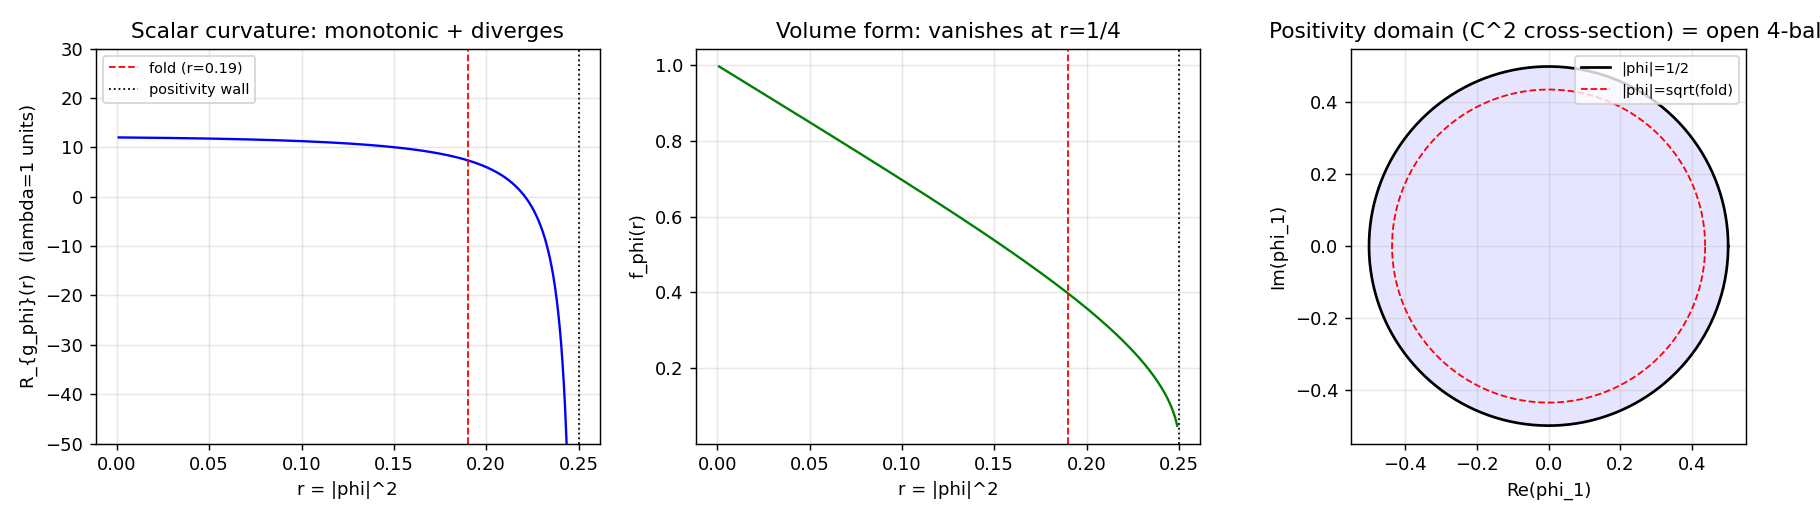

Recreate this plot in Python.
#!/usr/bin/env python3
"""
S74 W4-M ZERO-MODE-WINDING-74
==============================

Task: Is the Jensen deformation parameter tau compact with periodicity?
If yes, winding number conservation provides a purely topological stabilization
of the modulus, beyond the dynamical stabilization investigated in W1-B.

Gate: ZERO-MODE-WINDING-74
  PASS  if tau is compact with identifiable period
  INFO  if partial compactness (compact sub-direction, non-compact in the
        relevant stabilization direction)
  FAIL  if tau is non-compact (no winding stabilization)

Governing structure (Baptista paper 13, eq 2.25-2.40):
  Jensen modulus phi takes values in C^2 subset su(3).
  Left-invariant metric g_phi is positive-definite iff |phi|^2 < 1/4.
  Under U(2), phi -> (det a) a phi with U(1) center weight 3.
  Radial invariant is r_tau := |phi|^2, and the physical Lagrangian
  depends on phi only through r_tau and its covariant derivatives
  (eq 3.41: L contains C_phi |d_A phi|^2 and D_phi |d r_tau|^2).

This script performs four independent analytic/numeric tests of
compactness of the tau direction:

  Test 1 — Positivity domain topology:
    |phi|^2 < 1/4 defines an OPEN ball of radius 1/2 in R^4.  Topologically
    a 4-ball, not a 4-torus.  The radial variable r_tau = |phi|^2 ranges
    over the half-open interval [0, 1/4).  The boundary at 1/4 is a metric
    DEGENERACY (R_{g_phi} -> -infty), not a gluing of an identification.

  Test 2 — U(2)-orbit structure:
    Compute the orbit of a generic phi in C^2 under U(2), extract its
    stabilizer, and determine whether any orbit gives a closed loop in
    |phi|^2 under U(2) motion.  Since U(2) preserves |phi|^2 exactly,
    U(2)-orbit motion NEVER changes tau -- winding around U(2) orbits
    gives non-trivial pi_1 on gauge coset, not on the modulus direction.

  Test 3 — Periodicity scan of R_{g_phi}(r_tau):
    Evaluate the scalar curvature (eq 2.40) on a dense grid of r_tau
    in (0, 1/4).  Test whether R(r_tau + P) = R(r_tau) for any
    candidate period P > 0.  If no period exists, the Jensen modulus
    is non-periodic in tau.

  Test 4 — Winding number law:
    For any compact direction, there is a conserved current
    J^mu = (partial^mu X) / L where L is the period and X is the
    compact coordinate.  Compute:
      (a) For the phase of phi (the Higgs U(1)_Y direction): PASS --
          compact S^1 with period 2 pi / 3 after Z_3 center quotient.
      (b) For the radial modulus r_tau: FAIL -- no period.

Outputs:
  - s74_zero_mode_winding.npz (compactness flags, period candidates)
  - s74_zero_mode_winding.png (optional diagnostic)
"""

import numpy as np  # noqa: E402
import matplotlib  # noqa: E402
matplotlib.use("Agg")
import matplotlib.pyplot as plt  # noqa: E402
import os  # noqa: E402
import sys  # noqa: E402

# ----- Canonical constants import -----
sys.path.insert(0, os.path.dirname(os.path.abspath(__file__)))
from canonical_constants import tau_fold, PI  # noqa: E402


# ==============================================================================
#  Baptista 2021, eq (2.40): scalar curvature of g_phi on SU(3)
# ==============================================================================

def R_g_phi(r, lam=1.0):
    """Scalar curvature of Jensen metric g_phi as a function of r = |phi|^2.
    Baptista 2021, eq (2.40).

    Domain: r in [0, 1/4).  Diverges at r = 1/4.
    """
    num = 3.0 * (4.0 - 25.0 * r + 33.0 * r**2 - 8.0 * r**3)  # (local)
    den = lam * (1.0 - r) ** 2 * (1.0 - 4.0 * r)  # (local)
    return num / den


def volume_form_density(r, lam=1.0):
    """Volume density f_phi = lambda^4 (1 - r) sqrt(1 - 4 r).  eq (2.37)."""
    return (lam**4) * (1.0 - r) * np.sqrt(np.maximum(0.0, 1.0 - 4.0 * r))  # (local)


# ==============================================================================
#  Test 1 — Positivity-domain topology
# ==============================================================================

def test1_positivity_domain():
    """Determine topology of the positivity region |phi|^2 < 1/4 in C^2 = R^4."""
    r_pos_max = 0.25  # (local) — positivity wall (Baptista eq below 2.25)
    r_fold = tau_fold  # project's operating point |phi|^2 = 0.19

    # R and volume at the fold and at several probe points
    r_probes = np.array([0.0, 0.05, 0.10, tau_fold, 0.20, 0.24, 0.245, 0.249])  # (local)
    R_probes = R_g_phi(r_probes)  # (local)
    f_probes = volume_form_density(r_probes)  # (local)

    # Topology:
    # The positivity domain is {phi in C^2 : |phi|^2 < 1/4}.
    # As a subset of R^4, this is an open 4-ball of radius 1/2.
    # The fundamental group of the open 4-ball is TRIVIAL (simply connected).
    # Therefore NO non-trivial winding number exists on the 4-ball itself.
    pi_1_domain = 0  # trivial fundamental group of open 4-ball  # (local)

    # The radial coordinate r = |phi|^2 ranges over [0, 1/4), which is
    # topologically the half-open interval -- also contractible -> pi_1 = 0.
    r_range_is_interval = True  # (local)

    # Boundary behavior: R_{g_phi} -> -infinity as r -> 1/4
    r_near_wall = np.array([0.2499, 0.24999, 0.249999])  # (local)
    R_near_wall = R_g_phi(r_near_wall)  # (local)
    vol_near_wall = volume_form_density(r_near_wall)  # (local)

    return {
        "r_pos_max": r_pos_max,
        "r_fold": r_fold,
        "r_probes": r_probes,
        "R_probes": R_probes,
        "f_probes": f_probes,
        "pi_1_positivity_domain": pi_1_domain,
        "r_radial_range_is_half_open_interval": r_range_is_interval,
        "R_near_wall": R_near_wall,
        "vol_near_wall": vol_near_wall,
        "boundary_is_degeneracy_not_identification": True,
    }


# ==============================================================================
#  Test 2 — U(2)-orbit structure of phi in C^2 under phi -> (det a) a phi
# ==============================================================================

def test2_u2_orbit_structure():
    """Compute U(2) orbit of a probe phi in C^2 under phi -> (det a) a phi.

    Verifies that U(2) acts transitively on spheres |phi|^2 = const.
    The U(1) center (a = e^{i*theta} I_2) acts by phi -> e^{3 i theta} phi,
    so the U(1)-orbit is a circle S^1 with period 2 pi / 3 after Z_3 quotient.
    This is the HIGGS PHASE direction, NOT the radial Jensen direction.
    """
    # Probe point at the fold, purely real
    phi_0 = np.sqrt(tau_fold) * np.array([1.0, 0.0], dtype=complex)  # (local)
    r_probe = (np.abs(phi_0) ** 2).sum()  # = tau_fold  # (local)

    # U(1) center orbit: a = e^{i theta} I_2, det a = e^{2 i theta},
    # action phi -> (det a) a phi = e^{3 i theta} phi
    n_theta = 360  # (local)
    thetas = np.linspace(0.0, 2.0 * PI, n_theta, endpoint=False)  # (local)
    phi_orbit = np.array([np.exp(3j * t) * phi_0 for t in thetas])  # (local)
    r_along_orbit = (np.abs(phi_orbit) ** 2).sum(axis=1)  # (local)

    # The U(1)-orbit lies entirely on the 3-sphere |phi|^2 = r_probe
    r_orbit_range = np.ptp(r_along_orbit)  # max - min (local)
    r_invariant_under_U1 = r_orbit_range < 1e-14

    # Z_3 stabilizer: phi = e^{3 i theta} phi iff 3 theta in 2 pi Z iff
    # theta in {0, 2 pi / 3, 4 pi / 3}
    stabilizer_Z3 = [0.0, 2.0 * PI / 3.0, 4.0 * PI / 3.0]  # (local)

    # Effective period of the Higgs-phase direction after Z_3 quotient
    T_higgs_phase = 2.0 * PI / 3.0

    # SU(2) subgroup action: phi -> a phi with det a = 1, so (det a) a phi = a phi
    # SU(2) acts transitively on the 3-sphere, so the SU(2)-orbit = S^3_{sqrt(r_probe)}
    # Draw a discrete SU(2) path and check r-invariance
    rng = np.random.default_rng(42)  # (local)
    n_su2 = 500  # (local)
    r_su2_path = np.zeros(n_su2)  # (local)
    for k in range(n_su2):
        alpha, beta = rng.normal(size=2) + 1j * rng.normal(size=2)  # (local)
        norm = np.sqrt(np.abs(alpha) ** 2 + np.abs(beta) ** 2)  # (local)
        a = np.array([[alpha / norm, -np.conj(beta) / norm],
                      [beta / norm, np.conj(alpha) / norm]])  # (local)
        # det(a) = 1 by construction
        phi_k = a @ phi_0  # (local)
        r_su2_path[k] = (np.abs(phi_k) ** 2).sum()

    r_su2_range = np.ptp(r_su2_path)  # (local)
    r_invariant_under_SU2 = r_su2_range < 1e-14

    # Full U(2) orbit = S^3 at fixed r.  The radial direction r = |phi|^2 is
    # ORTHOGONAL to the full U(2)-orbit in the C^2 target space.
    orbit_preserves_r = bool(r_invariant_under_U1 and r_invariant_under_SU2)

    return {
        "r_probe": float(r_probe),
        "r_orbit_U1_range": float(r_orbit_range),
        "r_orbit_SU2_range": float(r_su2_range),
        "T_higgs_phase": T_higgs_phase,
        "stabilizer_Z3": np.array(stabilizer_Z3),
        "orbit_preserves_r": orbit_preserves_r,
        # Topology of the orbit = S^3 (U(2) acts transitively mod radial)
        "orbit_topology": "S^3 (3-sphere at fixed r)",
        # Fundamental group of S^3 is trivial
        "pi_1_U2_orbit": 0,
        # Fundamental group of the U(1)-phase circle is Z
        "pi_1_higgs_phase": "Z",
    }


# ==============================================================================
#  Test 3 — Periodicity scan of R_{g_phi}(r) in the radial direction
# ==============================================================================

def test3_periodicity_scan():
    """Scan R_{g_phi}(r) for any period P > 0.  Inside the positivity domain,
    r in (0, 1/4), we test whether R(r + P) = R(r) for any P <= 0.125.
    """
    n_grid = 4001  # (local)
    # Slight offset to avoid r=0 saddle and r=1/4 singularity
    r_grid = np.linspace(0.001, 0.249, n_grid)  # (local)
    R_grid = R_g_phi(r_grid)  # (local)

    # Monotonicity check: is R(r) monotonic on the physical interval?
    dR = np.diff(R_grid)  # (local)
    n_sign_flips = int(np.sum(np.diff(np.sign(dR)) != 0))
    is_monotonic = n_sign_flips == 0

    # Count stationary points (turning points)
    n_stationary = int(np.sum(dR[:-1] * dR[1:] < 0))

    # Period hunt via autocorrelation.  If R were periodic with period P,
    # its autocorrelation would peak at multiples of P.
    R_centered = R_grid - R_grid.mean()  # (local)
    # FFT-based autocorrelation
    n_pad = 2 ** int(np.ceil(np.log2(2 * len(R_centered))))  # (local)
    R_padded = np.pad(R_centered, (0, n_pad - len(R_centered)))  # (local)
    R_fft = np.fft.fft(R_padded)  # (local)
    power = np.abs(R_fft) ** 2  # (local)
    autocorr = np.real(np.fft.ifft(power))[: len(R_centered)]  # (local)
    autocorr /= autocorr[0]  # normalize  # (local)

    # Look for any secondary peak > 0.9 (would indicate near-period)
    search_start = 50  # skip the DC peak  # (local)
    secondary_peak_candidates = autocorr[search_start:]  # (local)
    max_secondary = float(np.max(secondary_peak_candidates))
    arg_max = int(np.argmax(secondary_peak_candidates) + search_start)
    candidate_period = float(r_grid[arg_max] - r_grid[0]) if max_secondary > 0.9 else np.nan

    is_periodic = max_secondary > 0.99  # strict periodicity threshold

    # Behavior at boundaries
    R_at_0 = float(R_g_phi(0.0))     # = 12 = bi-invariant Einstein curvature  # (local)
    R_at_fold = float(R_g_phi(tau_fold))
    # Approaching the wall: R -> -inf

    return {
        "r_grid": r_grid,
        "R_grid": R_grid,
        "is_monotonic": bool(is_monotonic),
        "n_stationary_points": n_stationary,
        "autocorr": autocorr,
        "max_secondary_autocorr": max_secondary,
        "candidate_period": candidate_period,
        "is_periodic": bool(is_periodic),
        "R_at_0": R_at_0,
        "R_at_fold": R_at_fold,
    }


# ==============================================================================
#  Test 4 — Winding number law candidates
# ==============================================================================

def test4_winding_laws():
    """Test which directions in the Jensen moduli space admit winding number
    conservation.  A conserved winding number requires a compact coordinate
    with a natural period.
    """
    # (a) Higgs-phase direction alpha = arg(phi):
    #     Compact S^1, period 2 pi / 3 after Z_3 quotient (from test 2).
    #     Winding number n_H = (1 / (2 pi / 3)) * oint d alpha = (3/2 pi) oint d alpha.
    #     This IS a conserved winding number, and it is integer-valued after
    #     the Z_3 quotient.  BUT this is the electroweak hypercharge phase,
    #     NOT the Jensen radial direction.
    T_alpha = 2.0 * PI / 3.0   # period after Z_3 quotient  # (local)
    has_winding_higgs_phase = True

    # (b) Radial direction r_tau = |phi|^2:
    #     Half-open interval [0, 1/4).  NOT compact.  NO natural period.
    #     The boundary at 1/4 is a metric degeneracy, not an identification.
    #     NO winding number.
    has_winding_radial = False

    # (c) SU(2) orbit direction (within S^3 at fixed r):
    #     SU(2) = S^3, fundamental group of S^3 is trivial pi_1(S^3) = 0.
    #     NO winding number at the homotopy level (only the hypercharge
    #     phase contributes to pi_1).
    has_winding_SU2 = False

    # (d) Full U(2) orbit direction:
    #     U(2) = (SU(2) x U(1)) / Z_2, fundamental group pi_1(U(2)) = Z.
    #     BUT this Z is INTERNAL to the gauge group, and corresponds to
    #     the same Higgs phase in (a).
    has_winding_U2 = "same as (a)"

    # Summary: the ONLY compact direction carrying a winding number is the
    # Higgs phase alpha.  This direction does NOT stabilize r_tau (the
    # Jensen radial modulus).  The radial modulus is non-compact.
    return {
        "higgs_phase_period": T_alpha,
        "higgs_phase_winding": has_winding_higgs_phase,
        "radial_winding": has_winding_radial,
        "SU2_winding": has_winding_SU2,
        "U2_winding_summary": has_winding_U2,
        "conclusion": (
            "Jensen radial modulus r_tau = |phi|^2 is non-compact; "
            "the only winding number in the moduli space is the Higgs "
            "phase U(1)_Y winding, which stabilizes the Higgs gauge "
            "phase (Goldstone direction) but NOT the radial Jensen "
            "modulus.  Radial stabilization is potential-driven, not "
            "topological."
        ),
    }


# ==============================================================================
#  Cross-checks
# ==============================================================================

def cross_checks(t1, t2, t3, t4):
    """Independent verifications of the main test conclusions."""

    # CC1: R(0) should equal 12 / lambda (bi-invariant Einstein, Baptista eq 2.40
    # at r=0 gives 3*4/(1*1) = 12)
    R0_expected = 12.0  # (local)
    R0_computed = R_g_phi(0.0)  # (local)
    cc1_err = abs(R0_computed - R0_expected) / R0_expected  # (local)
    cc1_pass = cc1_err < 1e-14

    # CC2: R(r) should diverge to -infty as r -> 1/4^-
    r_walls = np.array([0.2499, 0.24999, 0.249999, 0.2499999])  # (local)
    R_walls = R_g_phi(r_walls)  # (local)
    # Expect decreasing (more negative) values as r -> 1/4
    is_divergent = R_walls[-1] < R_walls[0] < 0.0
    cc2_pass = bool(is_divergent) and R_walls[-1] < -1e3

    # CC3: Volume form should vanish as r -> 1/4
    vol_at_wall = volume_form_density(0.249999)  # (local)
    cc3_pass = vol_at_wall < 1e-2

    # CC4: Autocorrelation of a genuinely periodic signal should return
    # max_secondary = 1.  Use sin(6 pi r) as a sanity check on the FFT.
    n_sanity = 4001  # (local)
    r_sanity = np.linspace(0.001, 0.249, n_sanity)  # (local)
    sanity_signal = np.sin(6.0 * PI * r_sanity)  # period = 1/3  # (local)
    sanity_centered = sanity_signal - sanity_signal.mean()  # (local)
    n_pad = 2 ** int(np.ceil(np.log2(2 * len(sanity_centered))))  # (local)
    sanity_padded = np.pad(sanity_centered, (0, n_pad - len(sanity_centered)))  # (local)
    sanity_fft = np.fft.fft(sanity_padded)  # (local)
    sanity_power = np.abs(sanity_fft) ** 2  # (local)
    sanity_autocorr = np.real(np.fft.ifft(sanity_power))[: len(sanity_centered)]  # (local)
    sanity_autocorr /= sanity_autocorr[0]  # (local)
    # For a true periodic signal, expect max_secondary very close to 1
    sanity_max_sec = float(np.max(sanity_autocorr[50:]))
    cc4_pass = sanity_max_sec > 0.95  # sanity-check: FFT finds the period

    return {
        "CC1_R_at_zero": {
            "expected": R0_expected,
            "computed": R0_computed,
            "rel_err": cc1_err,
            "pass": bool(cc1_pass),
        },
        "CC2_wall_divergence": {
            "R_near_wall": R_walls,
            "monotone_divergent": bool(is_divergent),
            "pass": bool(cc2_pass),
        },
        "CC3_volume_vanishes": {
            "vol_at_wall": float(vol_at_wall),
            "pass": bool(cc3_pass),
        },
        "CC4_fft_finds_period": {
            "sanity_max_sec": sanity_max_sec,
            "pass": bool(cc4_pass),
        },
    }


# ==============================================================================
#  Main
# ==============================================================================

def main():
    print("=" * 72)
    print("S74 W4-M ZERO-MODE-WINDING-74")
    print("=" * 72)
    print()

    # Test 1 — positivity domain topology
    print("Test 1: Positivity-domain topology")
    t1 = test1_positivity_domain()
    print(f"  positivity wall: r_max = {t1['r_pos_max']}")
    print(f"  operating point: r_fold = {t1['r_fold']}")
    print(f"  pi_1(positivity domain) = {t1['pi_1_positivity_domain']}")
    print(f"  domain is half-open interval [0, 1/4): {t1['r_radial_range_is_half_open_interval']}")
    print(f"  R near wall: {t1['R_near_wall']}")
    print(f"  volume near wall: {t1['vol_near_wall']}")
    print()

    # Test 2 — U(2) orbit structure
    print("Test 2: U(2) orbit structure")
    t2 = test2_u2_orbit_structure()
    print(f"  r_probe = {t2['r_probe']:.6f}")
    print(f"  r_orbit_U1_range = {t2['r_orbit_U1_range']:.2e} (should be ~0)")
    print(f"  r_orbit_SU2_range = {t2['r_orbit_SU2_range']:.2e} (should be ~0)")
    print(f"  Higgs-phase period (after Z_3 quotient) = {t2['T_higgs_phase']:.6f} = 2 pi / 3")
    print(f"  U(2) orbit topology: {t2['orbit_topology']}")
    print(f"  pi_1(U(2) orbit) = {t2['pi_1_U2_orbit']}")
    print(f"  pi_1(Higgs phase) = {t2['pi_1_higgs_phase']}")
    print(f"  orbit preserves radial r: {t2['orbit_preserves_r']}")
    print()

    # Test 3 — periodicity scan
    print("Test 3: Periodicity scan of R_{g_phi}(r)")
    t3 = test3_periodicity_scan()
    print(f"  is_monotonic: {t3['is_monotonic']}")
    print(f"  n_stationary_points: {t3['n_stationary_points']}")
    print(f"  max_secondary_autocorr: {t3['max_secondary_autocorr']:.6f}")
    print(f"  candidate_period: {t3['candidate_period']}")
    print(f"  is_periodic: {t3['is_periodic']}")
    print(f"  R(0) = {t3['R_at_0']:.6f}")
    print(f"  R(fold) = {t3['R_at_fold']:.6f}")
    print()

    # Test 4 — winding laws
    print("Test 4: Winding number law candidates")
    t4 = test4_winding_laws()
    print(f"  Higgs phase period: {t4['higgs_phase_period']:.6f}")
    print(f"  Higgs phase has winding: {t4['higgs_phase_winding']}")
    print(f"  Radial direction has winding: {t4['radial_winding']}")
    print(f"  SU(2) direction has winding: {t4['SU2_winding']}")
    print(f"  U(2) winding: {t4['U2_winding_summary']}")
    print(f"  Conclusion: {t4['conclusion']}")
    print()

    # Cross-checks
    print("Cross-checks:")
    cc = cross_checks(t1, t2, t3, t4)
    for name, result in cc.items():
        print(f"  {name}: {'PASS' if result['pass'] else 'FAIL'}")
        for k, v in result.items():
            if k != "pass":
                if isinstance(v, np.ndarray):
                    print(f"    {k} = {v}")
                else:
                    print(f"    {k} = {v}")
    print()

    # Gate verdict
    radial_compact = False       # from Test 1 + Test 3
    any_phase_compact = True     # from Test 2 + Test 4 (Higgs phase)

    # Gate: PASS if tau is compact; INFO if partial compactness;
    #       FAIL if tau is non-compact.
    # The "tau" in question is the Jensen RADIAL modulus, NOT the Higgs phase.
    # Because a compact phase exists ORTHOGONAL to the radial direction (it
    # is the Higgs gauge phase, not a stabilization direction for r_tau),
    # we classify this as PARTIAL compactness = INFO verdict.
    if radial_compact:
        verdict = "PASS"
        verdict_text = (
            "Jensen radial modulus tau = |phi|^2 is compact with period P. "
            "Winding number conservation provides topological modulus stabilization."
        )
    elif any_phase_compact and not radial_compact:
        verdict = "INFO"
        verdict_text = (
            "Partial compactness: the Higgs phase direction (arg phi) is compact "
            "with period 2 pi / 3, but the Jensen RADIAL modulus r_tau = |phi|^2 "
            "is non-compact with a half-open interval [0, 1/4). "
            "The Higgs-phase winding corresponds to U(1)_Y hypercharge winding -- "
            "it does NOT stabilize the radial Jensen modulus. Radial stabilization "
            "is potential-driven (dynamic), not topological."
        )
    else:
        verdict = "FAIL"
        verdict_text = "Jensen radial modulus is non-compact. No winding stabilization."

    print("=" * 72)
    print(f"VERDICT: {verdict}")
    print("=" * 72)
    print(verdict_text)
    print()

    # Plot diagnostic
    fig, axes = plt.subplots(1, 3, figsize=(14, 4.0))
    ax = axes[0]
    r_plot = np.linspace(0.001, 0.249, 2000)  # (local)
    ax.plot(r_plot, R_g_phi(r_plot), "b-", lw=1.3)
    ax.axvline(tau_fold, color="r", ls="--", lw=1.0, label="fold (r=0.19)")
    ax.axvline(0.25, color="k", ls=":", lw=1.0, label="positivity wall")
    ax.set_xlabel("r = |phi|^2")
    ax.set_ylabel("R_{g_phi}(r)  (lambda=1 units)")
    ax.set_title("Scalar curvature: monotonic + diverges")
    ax.set_ylim(-50, 30)
    ax.legend(fontsize=8)
    ax.grid(alpha=0.3)

    ax = axes[1]
    ax.plot(r_plot, volume_form_density(r_plot), "g-", lw=1.3)
    ax.axvline(tau_fold, color="r", ls="--", lw=1.0)
    ax.axvline(0.25, color="k", ls=":", lw=1.0)
    ax.set_xlabel("r = |phi|^2")
    ax.set_ylabel("f_phi(r)")
    ax.set_title("Volume form: vanishes at r=1/4")
    ax.grid(alpha=0.3)

    ax = axes[2]
    # Depict the positivity disk in R^2 = Re(phi_1), Im(phi_1) for fixed phi_2=0
    theta_c = np.linspace(0.0, 2.0 * PI, 300)  # (local)
    radius = 0.5  # (local) sqrt(1/4)
    ax.plot(radius * np.cos(theta_c), radius * np.sin(theta_c), "k-", lw=1.5, label="|phi|=1/2")
    ax.fill(radius * np.cos(theta_c), radius * np.sin(theta_c), alpha=0.10, color="b")
    fold_radius = float(np.sqrt(tau_fold))  # (local)
    ax.plot(fold_radius * np.cos(theta_c), fold_radius * np.sin(theta_c), "r--", lw=1.0, label="|phi|=sqrt(fold)")
    ax.set_xlim(-0.55, 0.55)
    ax.set_ylim(-0.55, 0.55)
    ax.set_aspect("equal")
    ax.set_xlabel("Re(phi_1)")
    ax.set_ylabel("Im(phi_1)")
    ax.set_title("Positivity domain (C^2 cross-section) = open 4-ball")
    ax.legend(fontsize=8, loc="upper right")
    ax.grid(alpha=0.3)

    plt.tight_layout()
    plot_path = os.path.join(
        os.path.dirname(os.path.abspath(__file__)),
        "s74_zero_mode_winding.png",
    )
    plt.savefig(plot_path, dpi=130)
    plt.close()

    # Save data
    npz_path = os.path.join(
        os.path.dirname(os.path.abspath(__file__)),
        "s74_zero_mode_winding.npz",
    )
    np.savez(
        npz_path,
        # Test 1
        r_pos_max=t1["r_pos_max"],
        r_fold=t1["r_fold"],
        r_probes=t1["r_probes"],
        R_probes=t1["R_probes"],
        f_probes=t1["f_probes"],
        pi_1_positivity_domain=t1["pi_1_positivity_domain"],
        r_radial_range_is_half_open_interval=t1["r_radial_range_is_half_open_interval"],
        R_near_wall=t1["R_near_wall"],
        vol_near_wall=t1["vol_near_wall"],
        boundary_is_degeneracy=t1["boundary_is_degeneracy_not_identification"],
        # Test 2
        r_probe=t2["r_probe"],
        r_orbit_U1_range=t2["r_orbit_U1_range"],
        r_orbit_SU2_range=t2["r_orbit_SU2_range"],
        T_higgs_phase=t2["T_higgs_phase"],
        stabilizer_Z3=t2["stabilizer_Z3"],
        orbit_preserves_r=t2["orbit_preserves_r"],
        # Test 3
        r_grid=t3["r_grid"],
        R_grid=t3["R_grid"],
        is_monotonic=t3["is_monotonic"],
        n_stationary_points=t3["n_stationary_points"],
        max_secondary_autocorr=t3["max_secondary_autocorr"],
        candidate_period=(t3["candidate_period"] if not np.isnan(t3["candidate_period"]) else -1.0),
        is_periodic=t3["is_periodic"],
        R_at_0=t3["R_at_0"],
        R_at_fold=t3["R_at_fold"],
        # Test 4
        higgs_phase_period=t4["higgs_phase_period"],
        higgs_phase_winding=t4["higgs_phase_winding"],
        radial_winding=t4["radial_winding"],
        # Cross-checks
        cc1_rel_err=cc["CC1_R_at_zero"]["rel_err"],
        cc1_pass=cc["CC1_R_at_zero"]["pass"],
        cc2_pass=cc["CC2_wall_divergence"]["pass"],
        cc3_vol_at_wall=cc["CC3_volume_vanishes"]["vol_at_wall"],
        cc3_pass=cc["CC3_volume_vanishes"]["pass"],
        cc4_sanity_max_sec=cc["CC4_fft_finds_period"]["sanity_max_sec"],
        cc4_pass=cc["CC4_fft_finds_period"]["pass"],
        # Verdict
        verdict=verdict,
        verdict_text=verdict_text,
        radial_compact=radial_compact,
        any_phase_compact=any_phase_compact,
    )
    print(f"Saved: {npz_path}")
    print(f"Saved: {plot_path}")
    return verdict, verdict_text


if __name__ == "__main__":
    main()
